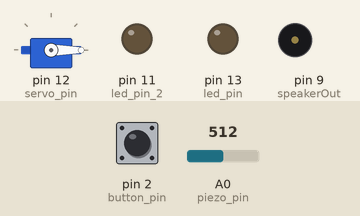
Bench run of a sketch on a simulated Arduino Uno, built with avr-gcc and run on an emulated ATmega328P. Parts: servo, output pins drawn as LEDs (lit = HIGH), buzzer (waves = sounding, pin HIGH). The test bench sets the inputs (shaded band); at power-on: A0 (piezo_pin) = 512, pin 2 (button_pin) LOW.

Above: at 1.2 s.
1.3 s: A0 (piezo_pin) set to 533
At 4.0 s:
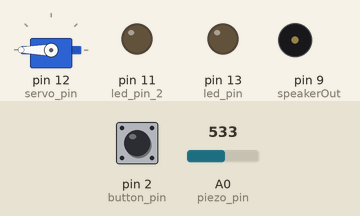
4.3 s: pin 2 (button_pin) pulled HIGH for 0.15 s
At 4.7 s:
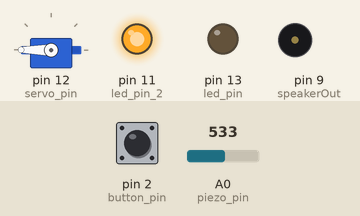
7.4 s: A0 (piezo_pin) set to 4
10.4 s: A0 (piezo_pin) set to 1
13.4 s: A0 (piezo_pin) set to 122
At 16.1 s:
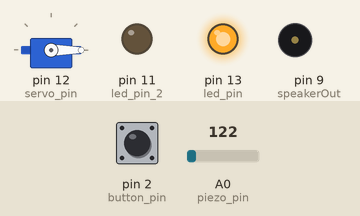
16.4 s: pin 2 (button_pin) pulled HIGH for 1 s
At 19.7 s:
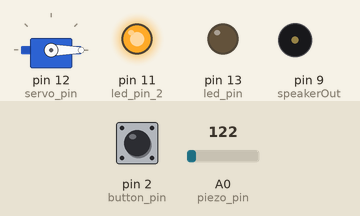
Timing chart, 0 to 19.9 s (numbered marks = the images above; inputs shaded):
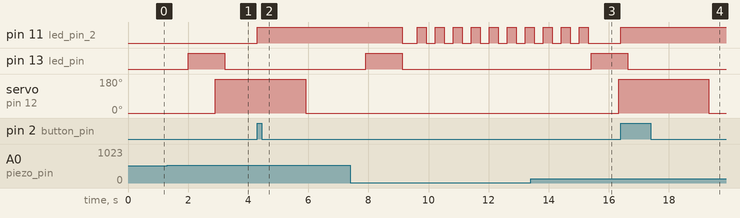

The sketch:

arduino_entry.ino
```cpp
#include <Servo.h>

#define TIMEOUT 4000
#define THRESHOLD .5

// globals to manage knock sensing
int piezo_pin = 0;
int led_pin = 13;
int servo_pin = 12;
int knock_threshold = 3;
int led_pin_2 = 11;
int button_pin = 2;
long debounce_delay = 100;
long last;

// speaker
int speakerOut = 9;

// globals to manage opening and open state
Servo s1;
int closed_val = 0;
int open_val = 180;
int open_state = 0;
long opened_at = 0; // when last opened
long open_for = 3000; // open for 5 seconds
long closed_at = 0; // when last closed
long close_delay = 2000; // wait 2 seconds after closing
long replay_offset = 0;

// pattern detection vars
double to_match[9] = {1, 1, 1, 1, 1, 1, 1, 1, 1};
double temp[9];
double input[9];
unsigned int curr_knock;
long pattern_last = -1;
int total_knocks = 9;
int old_total_knocks = 9;

boolean recording = false;
long last_record;

// configure the device and servo
void setup() {
  Serial.begin(9600);
  pinMode(led_pin, OUTPUT);
  s1.attach(servo_pin);
  s1.write(closed_val);
  pinMode(led_pin_2, OUTPUT);
  pinMode(button_pin, INPUT);
  pinMode(speakerOut, OUTPUT);
}
// loop to poll for knocks and handle related activity
void loop () {

  if (digitalRead(button_pin) == HIGH) {
    recording = true;
    total_knocks = 0;
    curr_knock = 0;
    pattern_last = -1;
    last_record = millis();
    digitalWrite(led_pin_2, HIGH);
  }

  // get current piezo value
  byte val = analogRead(piezo_pin);

  // check for timeout within pattern detectioln
  int cur_time = millis() - pattern_last;
  if (!recording && pattern_last != -1 && cur_time > TIMEOUT) {

    curr_knock = 0;
    pattern_last = -1;
    error_tone();
  }

  // finished recording
  if (recording && (millis() - last_record > TIMEOUT || total_knocks == 9)) {
    if(total_knocks > 1)
    {
      for(int x = 0; x < total_knocks; x++)
      {
        to_match[x] = temp[x];
      }

      ratio_input_array(to_match, total_knocks);
      old_total_knocks = total_knocks;
    }
    else
      total_knocks = old_total_knocks;

    recording = false;
    curr_knock = 0;

    // wait and turn off the recording light & last knock light
    delay(debounce_delay * 3);
    digitalWrite(led_pin_2, LOW);
    digitalWrite(led_pin, LOW);
    // replay
    delay(500);
    display_pattern(to_match, total_knocks);
    // debounce
    last = millis();

    pattern_last = -1;
  }

  // handle a detected knock
  if (!open_state && closed_at + close_delay < millis() && // if it's not open or recently closed
      val >= knock_threshold && last + debounce_delay < millis()) { // and if value is beyond threshold and we're outside debounce
    // power LED
    digitalWrite(led_pin, HIGH);
    // register in pattern detection

    if (pattern_last >= 0) {
      int diff = millis() - pattern_last;
      if (recording == false)
        input[curr_knock] = diff;
      if (recording == true)
      {
        temp[curr_knock] = diff;
        total_knocks++;
      }

      curr_knock++;
    }
    // set debounce and pattern timing values
    last = millis();
    pattern_last = millis();
    // if recording
    last_record = millis();
  }

  // handle completed pattern
  if (curr_knock == total_knocks && !recording) {
    // get ratios
    ratio_input_array(input, total_knocks);
    if (compare_array(to_match, input, total_knocks))
      open_door();
    else
    {
      error_tone();
    }

    // update to blank slate
    pattern_last = -1;
    curr_knock = 0;
  }


  // if it's been open more than open_for millis, close
  if (open_state && opened_at + open_for < millis()) {
    close_door();
  }

  // if no knock sensed and beyond last by 3*debounce, turn led off
  if (last + debounce_delay * 3 < millis()) {
    digitalWrite(led_pin, LOW);
  }
}

/****** Helpers for pattern recognition ******/

// find minimum value within array of length len
double find_min(double array[], int len) {
  int i = 0;
  double cur_min = TIMEOUT;
  for (i = 0; i < len; i++) {
    if(array[i]<cur_min) {
      cur_min = array[i];
    }
  }
  return cur_min;
}

// in place, modify array such that each element is its ratio to the minimum
void ratio_input_array(double array[], int length) {
  double array_min = find_min(array, length);

  int i = 0;
  for (i = 0; i < length; i++) {
    array[i] = array[i] / array_min;
  }
}

// compare timing values in two arrays, within error range
bool compare_array(double match_array[], double input_array[], int length) {
  int i = 0;
  for (int i = 0; i < length; i++) {
    double lower = match_array[i] - THRESHOLD;
    double higher = match_array[i] + THRESHOLD;
    if (input_array[i] > higher || input_array[i] < lower) {
        return false;
    }
  }
  return true;
}

/****** Helpers for lock manipulation ******/

// helper to set open state(s) and write open value to the servo
void open_door() {
  open_state = 1;
  opened_at = millis();
  s1.write(open_val);
}

// helper to set close state(s) and write close value to the servo
void close_door() {
  open_state = 0;
  closed_at = millis();
  s1.write(closed_val);
}

/**** Recording helpers ****/

void display_pattern(double pattern_array[], int length) {
  int base_millis = 300;
  for (int i = 0; i < length; i++) {
    digitalWrite(led_pin_2, HIGH);
    delay(base_millis);
    digitalWrite(led_pin_2, LOW);
    delay(pattern_array[i] * base_millis);
  }
  digitalWrite(led_pin_2, HIGH);
  delay(base_millis);
  digitalWrite(led_pin_2, LOW);
}


// plays a tone when the pattern was not recognized or there was a timeout
void error_tone() {
  long elapsed_time = 0;
  long duration = 300;

    while (elapsed_time < duration) {

      digitalWrite(speakerOut,HIGH);
      delayMicroseconds(1912 / 2);

      digitalWrite(speakerOut, LOW);
      delayMicroseconds(1912 / 2);

      elapsed_time += 1;
  }
}
```

Measured:
- the behaviour switches between 514 and 515 on A0 (piezo_pin) (found by bisection; images 0 and 1)
- after the input at 1.3 s, pin 13 (led_pin): LOW → HIGH after 0.70 s, → LOW 1.2 s later; servo on pin 12 (servo_pin): 0° → 180° after 1.6 s
- after the input at 4.3 s, pin 11 (led_pin_2): LOW → HIGH at once
- after the input at 13.4 s, pin 13 (led_pin): LOW → HIGH after 2.0 s; servo on pin 12 (servo_pin): 0° → 180° after 2.9 s
- after the input at 16.4 s, pin 11 (led_pin_2): LOW → HIGH at once
